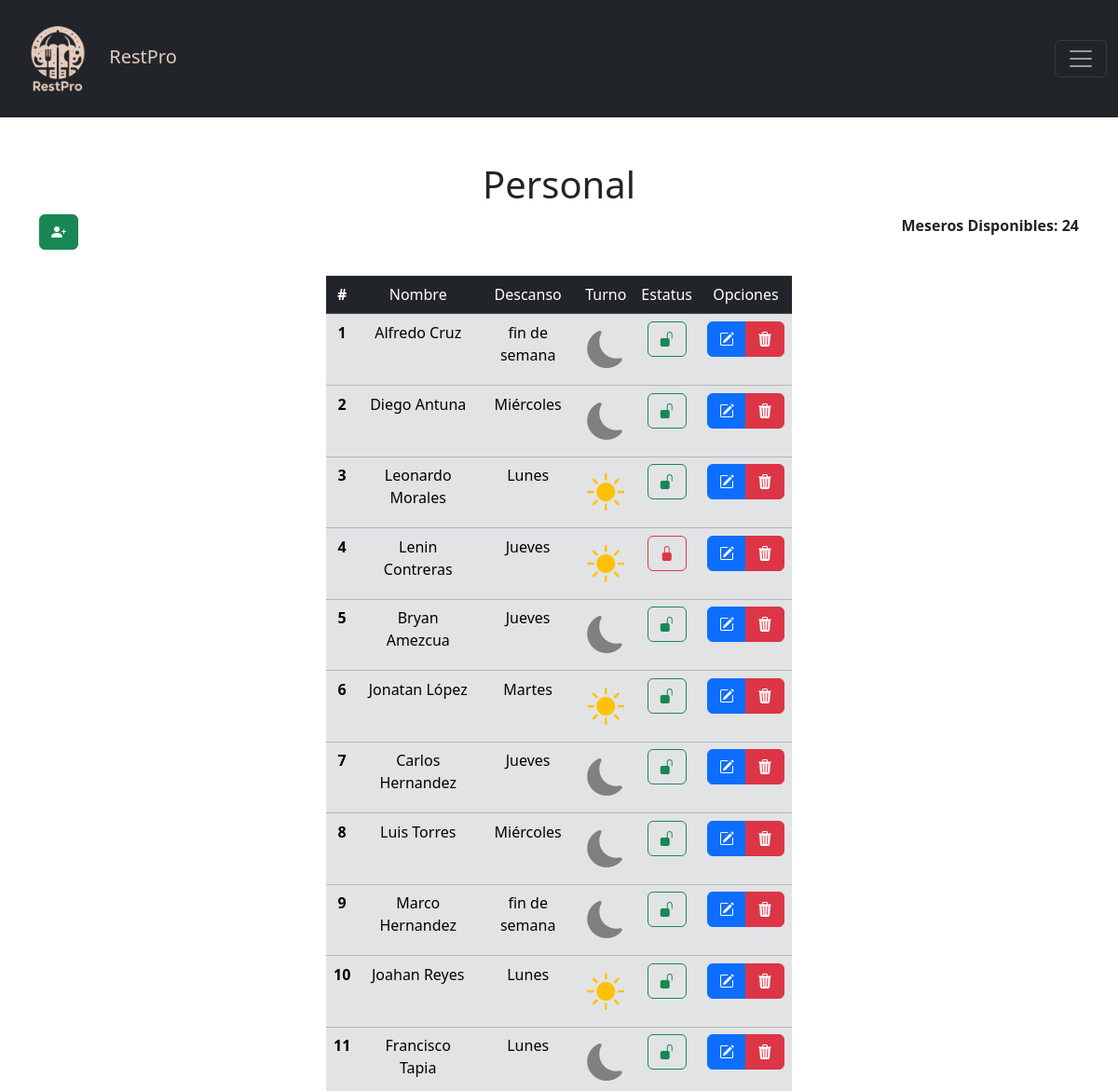
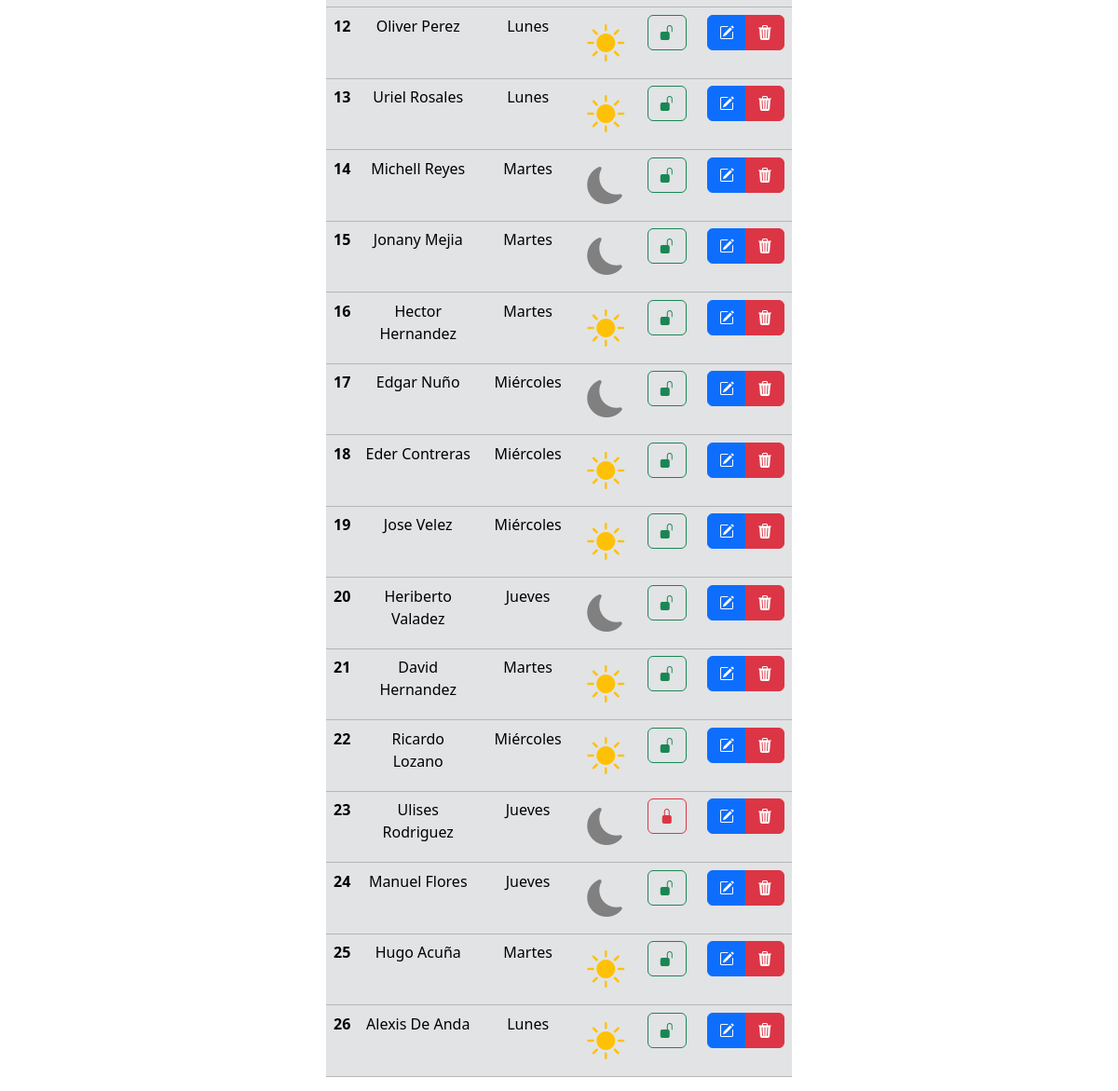
Page /vistas/personal/personal.php (signed in) on the committed database (2 pictures, top to bottom).
### tables this page shows
CREATE TABLE `personal` (
  `id` int NOT NULL,
  `nombre` varchar(50) NOT NULL,
  `apellido` varchar(50) NOT NULL,
  `descanso` varchar(15) DEFAULT NULL,
  `turno` varchar(10) DEFAULT NULL,
  `estado` int NOT NULL DEFAULT '1' COMMENT '0: inactivo, 1: activo'
);

### www/vistas/personal/personal.php (the view, shortened to what this page needs)
<?php
$ubicacion = "../../";
$titulo = "Personal";
include($ubicacion . "includes/header.php");
include($ubicacion . "config/config.php");
$result = $pdo->query("SELECT * FROM personal");
if ($result->rowCount() > 0) {
    $resultMeseros = $result->fetchAll(PDO::FETCH_OBJ);
    $ctn_meseros = 1;
}
$hoy = date("w");
if ($hoy > 0 && $hoy < 5) {
    $result = $pdo->query('SELECT COUNT(*) FROM personal WHERE estado = 1 AND descanso != ' . $hoy . ' AND descanso != "fines" ');
} else {
    $result = $pdo->query('SELECT COUNT(*) FROM personal WHERE estado = 1 AND (descanso != ' . $hoy . ' OR descanso = "fines" )');
}
$n_meseros = $result->fetchColumn();
?>
<link rel="stylesheet" href="<?php echo $ubicacion; ?>/assets/tools/styles/estilos_vistas.css">
<div class="container mt-3">
    <h1 class="text-center"><?php echo $titulo; ?></h1>
    <div class="row">
        <div class="col">
            <button title="Agregar mesero" data-bs-toggle="modal" data-bs-target="#modalAgregar"
                class="btn btn-success mb-1"><i class="bi bi-person-plus-fill"></i>
            </button>
        </div>
        <div class="col" style="text-align: right;">
            <strong>Meseros Disponibles: <?php echo $n_meseros; ?></strong>
        </div>
    </div>
    <br>
    <div class="d-flex centrar">
        <?php if (isset($resultMeseros)): ?>
            <table class="table table-border table-dark" style="width: 500px;">
                <thead>
                    <tr>
                        <th>#</th>
                        <td>Nombre</td>
                        <td>Descanso</td>
                        <td>Turno</td>
                        <td>Estatus</td>
                        <td>Opciones</td>
                    </tr>
                </thead>
                <tbody class="table-secondary">
                    <?php foreach ($resultMeseros as $mesero): ?>
                        <tr>
                            <th><?php echo $ctn_meseros; ?></th>
                            <td><?php echo $mesero->nombre . " " . $mesero->apellido; ?></td>
                            <td>
                                <?php
                                if ($mesero->descanso == null)
                                    echo obtenerDiaSemana(1);
                                elseif ($mesero->descanso != 'fines')
                                    echo obtenerDiaSemana($mesero->descanso);
                                else
                                    echo 'fin de semana';
                                ?>
                            </td>
                            <td>
                                <?php
                                if ($mesero->turno == 1)
                                    echo "<i class='fs-1 bi-moon-fill' style='color: grey;'></i>";
                                else
                                    echo "<i class='fs-1 bi-brightness-high-fill' style='color: #ffc107;'></i>";
                                ?>
                            </td>
                            <td>
                                <?php
                                if ($mesero->estado == 1) {
                                    $estiloButton = ' title="Presione para bloquear" class="btn btn-outline-success "';
                                    $icon = '<i class="bi bi-unlock-fill"></i>';
                                    $modal = 'data-bs-target="#modalBloquear"';
                                } else {
                                    $estiloButton = 'title="Presione para desbloquear" class="btn btn-outline-danger"';
                                    $icon = '<i class="bi bi-lock-fill"></i>';
                                    $modal = ' onclick="confirmarDesbloqueo(' . $mesero->id . ')" ';
                                }
                                ?>
                                <button <?php echo $estiloButton; ?> data-bs-toggle="modal" <?php echo $modal; ?> href=""
                                    data-id="<?php echo $mesero->id; ?>" data-name="<?php echo $mesero->nombre; ?>"
                                    data-estado="<?php echo $mesero->estado; ?>"><?php echo $icon; ?></button>
                            </td>
                            <td>
                                <div class="btn-group" role="group" aria-label="Basic mixed styles example">
                                    <button title="Editar" class="btn btn-primary" data-bs-toggle="modal"
                                        data-bs-target="#modalEditar" type="button" data-id="<?php echo $mesero->id; ?>"
                                        data-name="<?php echo $mesero->nombre; ?>"
                                        data-apellido="<?php echo $mesero->apellido; ?>"
                                        data-descanso="<?php echo $mesero->descanso; ?>"><i class="bi bi-pencil-square"></i>
                                    </button>
                                    <button title="Eliminar" type="button" class="btn btn-danger"
                                        onclick="confirmarEliminacion(<?php echo $mesero->id; ?>)">
                                        <i class="bi bi-trash3-fill"></i>
                                    </button>
                                </div>
                            </td>
                        <tr>
                            <?php $ctn_meseros += 1; endforeach ?>
                </tbody>
            </table>
        <?php endif ?>
    </div>
</div>
<?php
function obtenerDiaSemana($dia)
{
    $diasSemana = array("Domingo", "Lunes", "Martes", "Miércoles", "Jueves", "Viernes", "Sábado");
    return $diasSemana[$dia];
}
?>

### www/assets/tools/styles.css (style rules this page uses)
.row { display: flex; row-gap: 48px; }
.centrar { text-align: center; justify-content: center; align-items: center; }
.container { margin-top: 50px; }
.btn { cursor: pointer; }

### www/assets/tools/styles/estilos_vistas.css (style rules this page uses)
.table { table-layout: auto; width: auto; }

### rows in the picture
personal: nombre "Alfredo", apellido "Cruz", descanso "fin de semana", turno "1" (drawn), estado 1 (drawn)
personal: nombre "Diego", apellido "Antuna", descanso "Miércoles", turno "1" (drawn), estado 1 (drawn)
personal: nombre "Leonardo", apellido "Morales", descanso "Lunes", estado 1 (drawn)
personal: nombre "Lenin", apellido "Contreras", descanso "Jueves", estado 0 (drawn)
personal: nombre "Bryan", apellido "Amezcua", descanso "Jueves", turno "1" (drawn), estado 1 (drawn)
personal: nombre "Jonatan", apellido "López", descanso "Martes", estado 1 (drawn)
personal: nombre "Carlos", apellido "Hernandez", descanso "Jueves", turno "1" (drawn), estado 1 (drawn)
personal: nombre "Luis", apellido "Torres", descanso "Miércoles", turno "1" (drawn), estado 1 (drawn)
personal: nombre "Marco", apellido "Hernandez", descanso "fin de semana", turno "1" (drawn), estado 1 (drawn)
personal: nombre "Joahan", apellido "Reyes", descanso "Lunes", estado 1 (drawn)
personal: nombre "Francisco", apellido "Tapia", descanso "Lunes", turno "1" (drawn), estado 1 (drawn)
personal: nombre "Oliver", apellido "Perez", descanso "Lunes", estado 1 (drawn)
personal: nombre "Uriel", apellido "Rosales", descanso "Lunes", estado 1 (drawn)
personal: nombre "Michell", apellido "Reyes", descanso "Martes", turno "1" (drawn), estado 1 (drawn)
personal: nombre "Jonany", apellido "Mejia", descanso "Martes", turno "1" (drawn), estado 1 (drawn)
personal: nombre "Hector", apellido "Hernandez", descanso "Martes", estado 1 (drawn)
personal: nombre "Edgar", apellido "Nuño", descanso "Miércoles", turno "1" (drawn), estado 1 (drawn)
personal: nombre "Eder", apellido "Contreras", descanso "Miércoles", estado 1 (drawn)
personal: nombre "Jose", apellido "Velez", descanso "Miércoles", estado 1 (drawn)
personal: nombre "Heriberto", apellido "Valadez", descanso "Jueves", turno "1" (drawn), estado 1 (drawn)
personal: nombre "David", apellido "Hernandez", descanso "Martes", estado 1 (drawn)
personal: nombre "Ricardo", apellido "Lozano", descanso "Miércoles", estado 1 (drawn)
personal: nombre "Ulises", apellido "Rodriguez", descanso "Jueves", turno "1" (drawn), estado 0 (drawn)
personal: nombre "Manuel", apellido "Flores", descanso "Jueves", turno "1" (drawn), estado 1 (drawn)
personal: nombre "Hugo", apellido "Acuña", descanso "Martes", estado 1 (drawn)
personal: nombre "Alexis", apellido "De Anda", descanso "Lunes", estado 1 (drawn)

### other values in the picture
$titulo "Personal"
$n_meseros "24"
